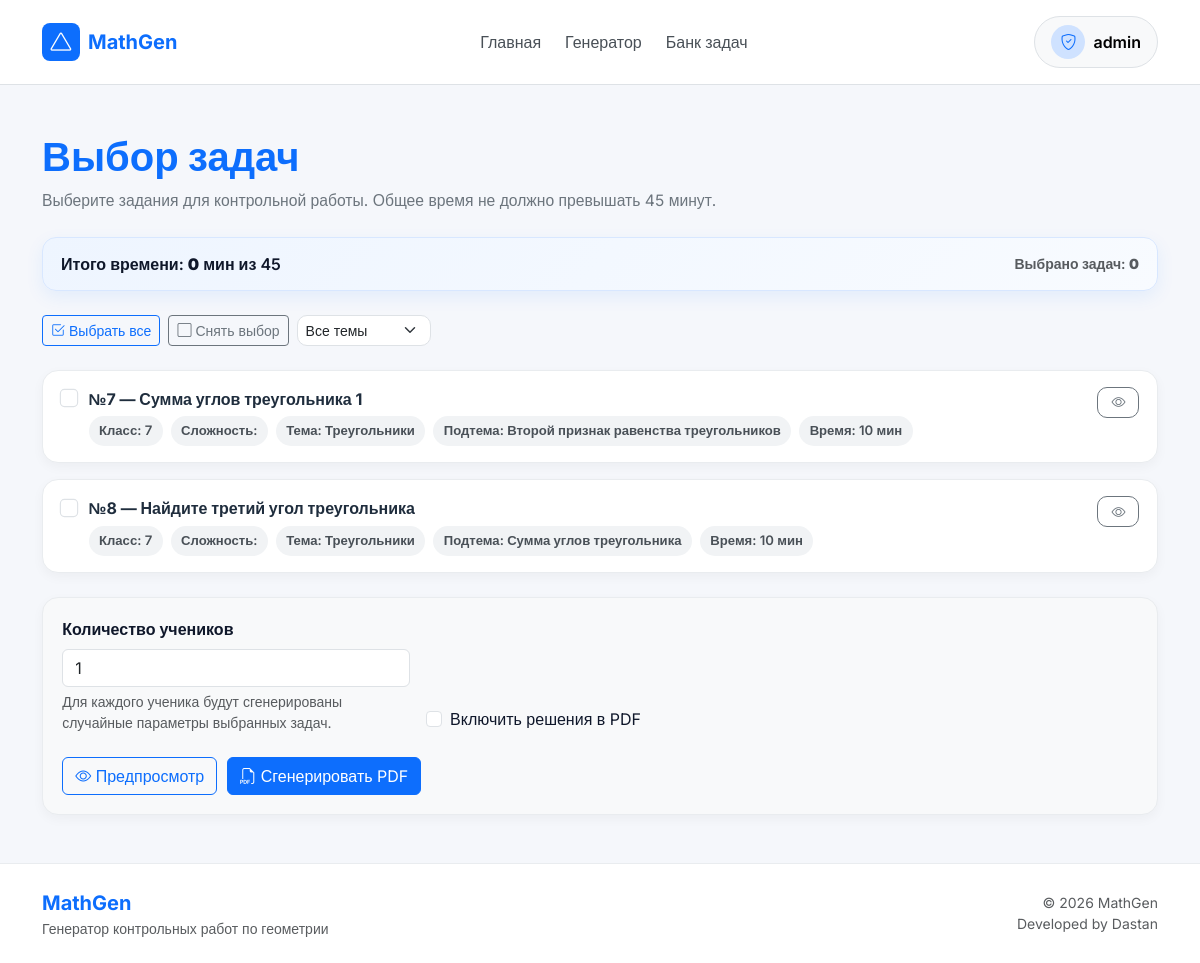
The app's page /generator/ (signed in) with its own data.
### taskbank/models.py (models this page shows, shortened)
class Task(models.Model):
    DIFFICULTY_CHOICES = (
        (1, "Лёгкая"),
        (2, "Средняя"),
        (3, "Сложная"),
    )
    TASK_TYPE_CHOICES = (
        ("theory", "Теория / определение"),
        ("template_only", "Шаблон без формулы"),
        ("template_formula", "Шаблон + формула"),
        ("proof", "Доказательство"),
        ("geometry_tikz", "Геометрия с чертежом"),
        ("custom_generator", "Кастомный генератор"),
    )
    subject = models.ForeignKey(
        Subject,
        on_delete=models.CASCADE,
        related_name="tasks",
        verbose_name="Предмет"
    )
    topic = models.ForeignKey(
        Topic,
        on_delete=models.CASCADE,
        related_name="tasks",
        verbose_name="Тема"
    )
    subtopic = models.ForeignKey(
        SubTopic,
        on_delete=models.SET_NULL,
        null=True,
        blank=True,
        related_name="tasks",
        verbose_name="Подтема"
    )
    grade = models.PositiveSmallIntegerField("Класс", default=7)
    difficulty = models.PositiveSmallIntegerField(
        "Сложность",
        choices=DIFFICULTY_CHOICES,
        default=1
    )
    title = models.CharField("Название задачи", max_length=255)
    source = models.CharField("Источник", max_length=255, blank=True)
    source_number = models.CharField("Номер в источнике", max_length=50, blank=True)
    task_type = models.CharField(
        "Тип задачи",
        max_length=30,
        choices=TASK_TYPE_CHOICES,
        default="template_formula"
    )
    task_template = models.TextField("Текст задачи")
    solution_template = models.TextField("Решение / ответ", blank=True)
    params = models.JSONField(
        "Параметры (JSON)",
        default=dict,
        blank=True,
        help_text='Например: {"a": [4,5,6], "h": [3,4,5]}'
    )
    formula = models.ForeignKey(
        Formula,
        on_delete=models.SET_NULL,
        null=True,
        blank=True,
        verbose_name="Формула"
    )
    custom_generator_name = models.CharField(
        "Имя кастомного генератора",
        max_length=100,
        blank=True
    )
    tikz_template = models.TextField("TikZ шаблон", blank=True)
    time_minutes = models.PositiveSmallIntegerField("Время (мин.)", default=10)
    is_active = models.BooleanField("Активна", default=True)
    created_at = models.DateTimeField("Создано", auto_now_add=True)
    updated_at = models.DateTimeField("Обновлено", auto_now=True)
    DRAWING_CHOICES = (
    ("none", "Без чертежа"),
    ("triangle", "Треугольник"),
    ("segment", "Отрезок"),
    ("adjacent_angles", "Смежные углы"),
    ("vertical_angles", "Вертикальные углы"),
    ("rectangle", "Прямоугольник"),
)
    drawing_type = models.CharField(
        "Тип чертежа",
        max_length=50,
        choices=DRAWING_CHOICES,
        default="none"
    )
    class Meta:
        verbose_name = "Задача"
        verbose_name_plural = "Задачи"
        ordering = ["grade", "subject__name", "topic__name", "title"]

class Topic(models.Model):
    subject = models.ForeignKey(
        Subject,
        on_delete=models.CASCADE,
        related_name="topics",
        verbose_name="Предмет"
    )
    name = models.CharField("Тема", max_length=200)
    class Meta:
        verbose_name = "Тема"
        verbose_name_plural = "Темы"
        ordering = ["subject__name", "name"]
        unique_together = ("subject", "name")

class SubTopic(models.Model):
    topic = models.ForeignKey(
        Topic,
        on_delete=models.CASCADE,
        related_name="subtopics",
        verbose_name="Тема"
    )
    name = models.CharField("Подтема", max_length=200)
    class Meta:
        verbose_name = "Подтема"
        verbose_name_plural = "Подтемы"
        ordering = ["topic__name", "name"]
        unique_together = ("topic", "name")

### generator/views.py (the view)
# urls.py: path("", views.index, name="index"),
@login_required
def index(request):
    preview = make_preview_list()
    all_topics = sorted({t["topic"] for t in preview if t["topic"]})
    all_subtopics = sorted({t["subtopic"] for t in preview if t["subtopic"]})
    return render(request, "generator/index.html", {
        "tasks": preview,
        "all_topics": all_topics,
        "all_subtopics": all_subtopics,
        "MAX_TIME": MAX_TIME,
    })

### generator/views.py (called while the page is built)
def make_preview_list():
    preview = []
    tasks = (
        Task.objects.filter(is_active=True)
        .select_related("subject", "topic", "subtopic", "formula")
        .order_by("grade", "topic__name", "subtopic__name", "title")
    )
    for task in tasks:
        preview.append({
            "id": task.id,
            "title": task.title,
            "topic": task.topic.name if task.topic else "",
            "subtopic": task.subtopic.name if task.subtopic else "",
            "task": task.task_template,
            "description": f"{task.source} {task.source_number}".strip(),
            "level": task.difficulty,
            "time_minutes": task.time_minutes,
            "grade": task.grade,
            "task_type": task.task_type,
        })
    return preview

### templates/generator/index.html (shortened to what this page needs)
{% extends "base.html" %}
{% block content %}
<section class="container py-4">
    <div class="generator-header mb-4">
        <h1 class="mb-2 fw-bold text-primary">Выбор задач</h1>
        <p class="generator-subtitle mb-0">
            Выберите задания для контрольной работы. Общее время не должно превышать {{ MAX_TIME|default:45 }} минут.
        </p>
    </div>
    <div id="timePanel" class="time-panel mb-4">
        <div>
            Итого времени:
            <strong><span id="timeTotal">0</span></strong> мин из {{ MAX_TIME|default:45 }}
        </div>
        <div class="small text-muted">
            Выбрано задач: <strong id="selectedCount">0</strong>
        </div>
    </div>
    {% if tasks %}
        <div class="generator-toolbar mb-4 d-flex flex-wrap gap-2">
            <button type="button" class="btn btn-outline-primary btn-sm" id="selectAllBtn">
                <i class="bi bi-check2-square me-1"></i>Выбрать все
            </button>
            <button type="button" class="btn btn-outline-secondary btn-sm" id="clearAllBtn">
                <i class="bi bi-square me-1"></i>Снять выбор
            </button>
            {% if all_topics %}
                <select id="topicFilter" class="form-select form-select-sm w-auto">
                    <option value="">Все темы</option>
                </select>
            {% endif %}
        </div>
    {% endif %}
    <form method="post" action="{% url 'generator:generate_pdf' %}" id="generatorForm">
        {% if tasks %}
            <div class="d-flex flex-column gap-3" id="taskList">
                {% for task in tasks %}
                    <div class="task-card task-item"
                        data-time="{{ task.time_minutes }}"
                        data-topic="{{ task.topic|lower }}"
                        data-level="{{ task.level }}">
                        <div class="d-flex justify-content-between align-items-start task-topbar">
                            <label class="task-main-label">
                                <input type="checkbox"
                                        class="form-check-input task-checkbox"
                                        name="selected_tasks"
                                        value="{{ task.id }}">
                                <div>
                                    <div class="task-title">
                                        №{{ task.id }} — {{ task.title }}
                                    </div>
                                    <div class="task-meta">
                                        <span class="meta-badge">Класс: {{ task.grade }}</span>
                                        <span class="meta-badge">Сложность: {{ task.difficulty }}</span>
                                        <span class="meta-badge">Тема: {{ task.topic }}</span>
                                        {% if task.subtopic %}
                                            <span class="meta-badge">Подтема: {{ task.subtopic }}</span>
                                        {% endif %}
                                        <span class="meta-badge">Время: {{ task.time_minutes }} мин</span>
                                    </div>
                                </div>
                            </label>
                            <button type="button"
                                    class="btn btn-sm btn-outline-secondary preview-toggle"
                                    data-target="preview-{{ task.id }}"
                                    aria-expanded="false"
                                    title="Посмотреть задачу">
                                <i class="bi bi-eye"></i>
                            </button>
                        </div>
                    </div>
                {% endfor %}
            </div>
        {% else %}
            <div class="empty-note">
                Список задач пока пуст. Добавьте задачи в реестр, чтобы начать генерацию.
            </div>
        {% endif %}
        <div class="form-section mt-4">
            <div class="row g-3 align-items-end">
                <div class="col-md-4">
                    <label for="num_students" class="form-label fw-semibold">
                        Количество учеников
                    </label>
                    <input type="number"
                            id="num_students"
                            name="num_students"
                            class="form-control"
                            value="1"
                            min="1"
                            max="100"
                            required>
                    <div class="form-text">
                        Для каждого ученика будут сгенерированы случайные параметры выбранных задач.
                    </div>
                </div>
                <div class="col-md-4">
                    <div class="form-check mt-2 mt-md-0">
                        <input class="form-check-input" type="checkbox" id="with_solutions" name="with_solutions">
                        <label class="form-check-label" for="with_solutions">
                            Включить решения в PDF
                        </label>
                    </div>
                </div>
            </div>
            <div class="submit-wrap mt-4">
                <button type="submit"
                        name="preview"
                        value="1"
                        formtarget="_blank"
                        class="btn btn-outline-primary">
                    <i class="bi bi-eye"></i>
                    Предпросмотр
                </button>
                <button type="submit"
                        class="btn btn-primary">
                    <i class="bi bi-filetype-pdf"></i>
                    Сгенерировать PDF
                </button>
            </div>
        </div>
    </form>
</section>
{% endblock %}

### templates/includes/navbar.html (shortened to what this page needs)
<nav class="navbar navbar-expand-lg bg-white border-bottom sticky-top py-3">
    <div class="container">
        <a class="navbar-brand fw-bold d-flex align-items-center gap-2" href="{% url 'home' %}">
            <div class="bg-primary text-white rounded-3 d-flex align-items-center justify-content-center"
                  style="width:38px;height:38px;">
                <i class="bi bi-triangle"></i>
            </div>
            <span class="fs-5">MathGen</span>
        </a>
        <div class="collapse navbar-collapse" id="navbarContent">
            <ul class="navbar-nav mx-auto gap-lg-2">
                <li class="nav-item">
                    <a href="{% url 'home' %}"
                        class="nav-link fw-medium">
                        Главная
                    </a>
                </li>
                {% if user.is_authenticated %}
                    {% if user.teacher or user.is_staff or user.is_superuser %}
                    <li class="nav-item">
                        <a href="{% url 'generator:index' %}"
                            class="nav-link fw-medium">
                            Генератор
                        </a>
                    </li>
                    {% endif %}
                    {% if user.is_staff or user.is_superuser %}
                    <li class="nav-item">
                        <a href="{% url 'taskbank_dashboard' %}"
                            class="nav-link fw-medium">
                            Банк задач
                        </a>
                    </li>
                    {% endif %}
                {% endif %}
            </ul>
            <div class="d-flex align-items-center gap-2 mt-3 mt-lg-0">
                {% if user.is_authenticated %}
                    <div class="dropdown">
                        <button class="btn btn-light border rounded-pill px-3 py-2 d-flex align-items-center gap-2"
                                data-bs-toggle="dropdown">
                            <div class="bg-primary-subtle text-primary rounded-circle d-flex align-items-center justify-content-center"
                                  style="width:34px;height:34px;">
                                {% if user.is_staff or user.is_superuser %}
                                    <i class="bi bi-shield-check"></i>
                                {% elif user.teacher %}
                                    <i class="bi bi-person-workspace"></i>
                                {% elif user.student %}
                                    <i class="bi bi-mortarboard"></i>
                                {% else %}
                                    <i class="bi bi-person"></i>
                                {% endif %}
                            </div>
                            <span class="fw-semibold">
                                {{ user.username }}
                            </span>
                        </button>
                    </div>
                {% endif %}
            </div>
        </div>
    </div>
</nav>

### static/css/style.css (style rules this page uses)
:root { --primary: #0d6efd; --primary-dark: #0b5ed7; --primary-soft: #eef4ff; --text-main: #212529; --text-muted: #6c757d; --border-color: #e9ecef; --bg-light: #f8f9fc; --bg-white: #ffffff; --success-soft: #eaf7ee; --warning-soft: #fff8e1; --danger-soft: #fff1f3; --shadow-sm: 0 4px 12px rgba(0, 0, 0, 0.04); --shadow-md: 0 10px 24px rgba(0, 0, 0, 0.08); --shadow-blue: 0 15px 35px rgba(13, 110, 253, 0.08); --radius-md: 14px; --radius-lg: 20px; --radius-xl: 24px; }
html { scroll-behavior: smooth; }
body { background-color: var(--bg-light); color: var(--text-main); font-family: "Segoe UI", Tahoma, Geneva, Verdana, sans-serif; }
a { text-decoration: none; }
.navbar { background-color: var(--bg-white); border-bottom: 1px solid var(--border-color); }
.navbar-brand { font-size: 1.3rem; color: var(--primary) !important; }
.nav-link { font-weight: 500; color: #495057; transition: color 0.2s ease; }
.navbar .btn { border-radius: 10px; }
.generator-header { margin-bottom: 1.5rem; }
.generator-subtitle { color: var(--text-muted); font-size: 0.98rem; }
.generator-toolbar .form-select { border-radius: 10px; }
.time-panel { display: flex; align-items: center; justify-content: space-between; gap: 12px; padding: 14px 18px; border-radius: var(--radius-md); background: linear-gradient(135deg, #eef5ff, #f8fbff); border: 1px solid #d8e7ff; box-shadow: 0 6px 18px rgba(13, 110, 253, 0.08); font-weight: 600; }
.task-card { border: 1px solid var(--border-color); border-radius: 16px; padding: 1rem 1.1rem; background: var(--bg-white); box-shadow: var(--shadow-sm); transition: all 0.2s ease; }
.task-main-label { display: flex; align-items: flex-start; gap: 12px; cursor: pointer; width: 100%; margin: 0; }
.task-checkbox { transform: scale(1.15); margin-top: 0.22rem; cursor: pointer; }
.task-title { font-weight: 700; color: #1f2d3d; margin-bottom: 0.2rem; }
.task-meta { display: flex; flex-wrap: wrap; gap: 8px; margin-top: 0.35rem; }
.meta-badge { display: inline-flex; align-items: center; padding: 0.32rem 0.65rem; border-radius: 999px; font-size: 0.82rem; font-weight: 600; background: #f1f3f5; color: #495057; }
.preview-toggle { min-width: 42px; border-radius: 10px; }
.form-section { margin-top: 2rem; padding: 1.2rem; border-radius: 16px; background: #f8f9fa; border: 1px solid var(--border-color); box-shadow: var(--shadow-sm); }
.submit-wrap { margin-top: 1rem; display: flex; justify-content: flex-start; gap: 10px; flex-wrap: wrap; }

### templates/base.html (style rules this page uses)
body { font-family: 'Inter', sans-serif; background:#f5f7fb; color:#0f172a; }
::placeholder { opacity:.45 !important; }

### records on screen
Task: title "Сумма углов треугольника 1"
Topic: topic "Треугольники" "Треугольники"
SubTopic: subtopic "Второй признак равенства треугольников"
Task: title "Найдите третий угол треугольника"
SubTopic: subtopic "Сумма углов треугольника"

### other values on screen
{{ user.username }} "admin"
{{ MAX_TIME|default:45 }} "45"
{{ task.id }} "7" "8"
{{ task.grade }} "7" "7"
{{ task.time_minutes }} "10" "10"
